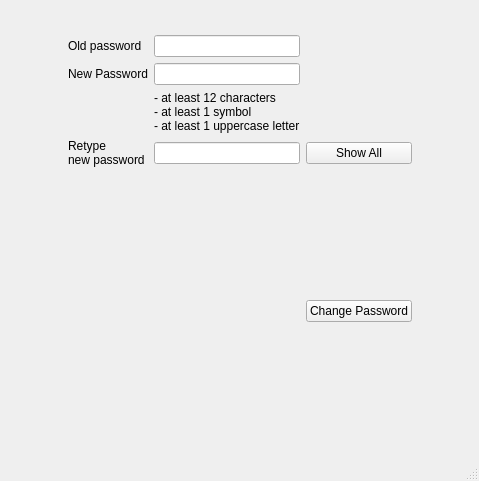
<?xml version="1.0" encoding="UTF-8"?>
<ui version="4.0">
 <class>MainWindow</class>
 <widget class="QMainWindow" name="MainWindow">
  <property name="geometry">
   <rect>
    <x>0</x>
    <y>0</y>
    <width>479</width>
    <height>481</height>
   </rect>
  </property>
  <property name="windowTitle">
   <string>Change Password</string>
  </property>
  <property name="windowIcon">
   <iconset>
    <normaloff>../../resources/logos/favicon.png</normaloff>../../resources/logos/favicon.png</iconset>
  </property>
  <widget class="QWidget" name="centralwidget">
   <layout class="QHBoxLayout" name="horizontalLayout">
    <item>
     <layout class="QGridLayout" name="gridLayout">
      <item row="6" column="3">
       <spacer name="verticalSpacer">
        <property name="orientation">
         <enum>Qt::Vertical</enum>
        </property>
        <property name="sizeHint" stdset="0">
         <size>
          <width>20</width>
          <height>40</height>
         </size>
        </property>
       </spacer>
      </item>
      <item row="2" column="1">
       <widget class="QLabel" name="label">
        <property name="text">
         <string>Old password</string>
        </property>
       </widget>
      </item>
      <item row="2" column="3">
       <widget class="QLineEdit" name="oldPasswordEdit"/>
      </item>
      <item row="2" column="5">
       <spacer name="horizontalSpacer_2">
        <property name="orientation">
         <enum>Qt::Horizontal</enum>
        </property>
        <property name="sizeHint" stdset="0">
         <size>
          <width>40</width>
          <height>20</height>
         </size>
        </property>
       </spacer>
      </item>
      <item row="0" column="3">
       <widget class="QLabel" name="label_4">
        <property name="maximumSize">
         <size>
          <width>180</width>
          <height>180</height>
         </size>
        </property>
        <property name="text">
         <string/>
        </property>
        <property name="pixmap">
         <pixmap>../../resources/logos/logo_transparent.png</pixmap>
        </property>
        <property name="scaledContents">
         <bool>true</bool>
        </property>
       </widget>
      </item>
      <item row="5" column="3">
       <widget class="QLineEdit" name="retypeNewPasswordEdit"/>
      </item>
      <item row="2" column="0">
       <spacer name="horizontalSpacer">
        <property name="orientation">
         <enum>Qt::Horizontal</enum>
        </property>
        <property name="sizeHint" stdset="0">
         <size>
          <width>40</width>
          <height>20</height>
         </size>
        </property>
       </spacer>
      </item>
      <item row="4" column="3">
       <widget class="QLabel" name="label_7">
        <property name="maximumSize">
         <size>
          <width>16777215</width>
          <height>50</height>
         </size>
        </property>
        <property name="text">
         <string>&lt;html&gt;&lt;head/&gt;&lt;body&gt;&lt;p&gt;- at least 12 characters&lt;br/&gt;- at least 1 symbol&lt;br/&gt;- at least 1 uppercase letter&lt;/p&gt;&lt;/body&gt;&lt;/html&gt;</string>
        </property>
        <property name="textFormat">
         <enum>Qt::AutoText</enum>
        </property>
       </widget>
      </item>
      <item row="3" column="3">
       <widget class="QLineEdit" name="newPasswordEdit"/>
      </item>
      <item row="5" column="1">
       <widget class="QLabel" name="label_3">
        <property name="text">
         <string>Retype
new password</string>
        </property>
       </widget>
      </item>
      <item row="3" column="1">
       <widget class="QLabel" name="label_2">
        <property name="text">
         <string>New Password</string>
        </property>
       </widget>
      </item>
      <item row="0" column="4">
       <spacer name="horizontalSpacer_3">
        <property name="orientation">
         <enum>Qt::Horizontal</enum>
        </property>
        <property name="sizeHint" stdset="0">
         <size>
          <width>40</width>
          <height>20</height>
         </size>
        </property>
       </spacer>
      </item>
      <item row="5" column="4">
       <widget class="QPushButton" name="showAllButton">
        <property name="text">
         <string>Show All</string>
        </property>
       </widget>
      </item>
      <item row="6" column="4">
       <widget class="QPushButton" name="changePasswordButton">
        <property name="text">
         <string>Change Password</string>
        </property>
       </widget>
      </item>
     </layout>
    </item>
   </layout>
  </widget>
  <widget class="QMenuBar" name="menubar">
   <property name="geometry">
    <rect>
     <x>0</x>
     <y>0</y>
     <width>479</width>
     <height>22</height>
    </rect>
   </property>
  </widget>
  <widget class="QStatusBar" name="statusbar"/>
 </widget>
 <resources/>
 <connections/>
</ui>
